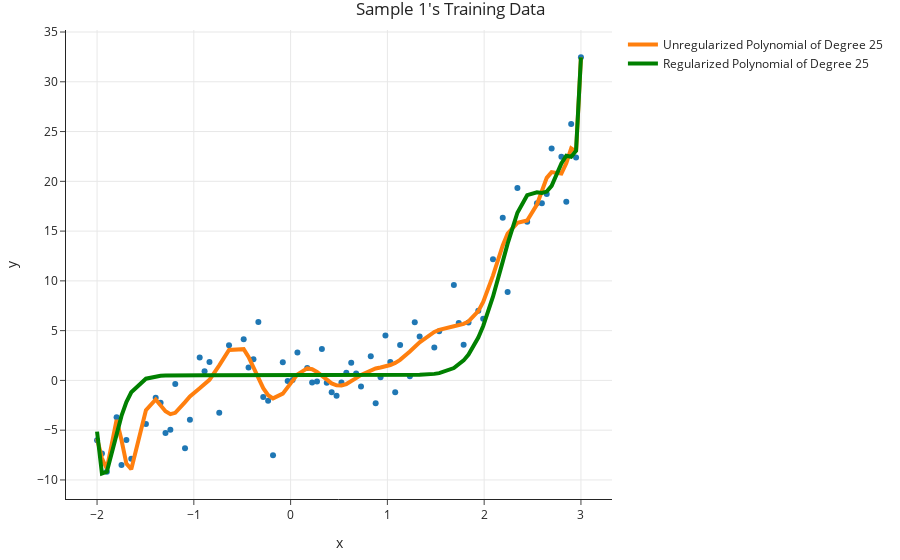

The code cell stored with this chart in its notebook:
### Markdown cell above
- What do the resulting predictions look like?

### Code cell
# The name of the lambda hyperparameter in sklearn is alpha.
fig = px.scatter(x=X_train['x'], y=y_train, title="Sample 1's Training Data")
fig.add_trace(go.Scatter(
    x=X_train['x'].sort_values(),
    y=model.predict(X_train.sort_values('x')),
    mode='lines',
    line=dict(width=4),
    name='Unregularized Polynomial of Degree 25'
))
fig.add_trace(go.Scatter(
    x=X_train['x'].sort_values(),
    y=model_regularized.predict(X_train.sort_values('x')),
    mode='lines',
    line=dict(width=4, color='green'),
    name='Regularized Polynomial of Degree 25'
))
